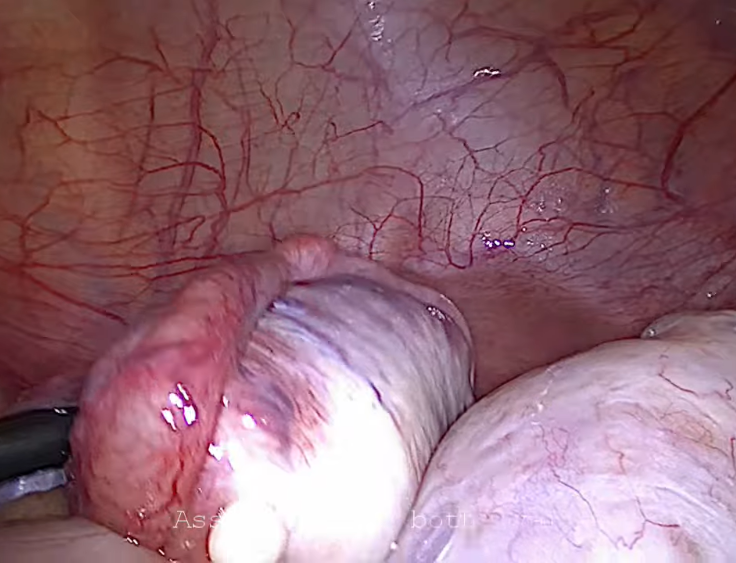
#> input picture Ovarian Cystectomy/Dr Sanket Pisat - Ovarian Cystectomy for simple ovarian cyst- intact removal [TwmRiQCywQc - 1001x563 - 0m30s].png, 736 x 563 px; its folder holds only this picture in this run
$ jupyter execute --allow-errors 'colorpalettesOvarian Cystectomy.ipynb'
#> lines starting #> are read from the running program, lines starting #| are printed output that depends on the picture; after the words box and inside, x2 and y2 are one past the last pixel; in counts of white or black regions, pixels touching at a corner belong together
[cell 1]
import os
import glob
import numpy as np
from PIL import Image
import matplotlib.pyplot as plt
from sklearn.cluster import KMeans

# ========= CONFIGURE THIS =========
IMAGE_DIR = "E:/Ovarian Cystectomy"   # <--- CHANGE THIS
N_COLORS_PER_IMAGE = 6
MAX_PIXELS_PER_IMAGE = 150_000
RANDOM_STATE = 42
# ==================================

[cell 2]
print(os.listdir(IMAGE_DIR))

[cell 3]
def load_image_pixels(path, max_pixels=MAX_PIXELS_PER_IMAGE):
#> called with max_pixels = 150000
    img = Image.open(path).convert("RGB")
    arr = np.array(img)
    pixels = arr.reshape(-1, 3).astype(np.float32)

    if len(pixels) > max_pixels:
        idx = np.random.choice(len(pixels), max_pixels, replace=False)
        pixels = pixels[idx]

    return pixels


def get_dominant_colors(pixels, n_colors=N_COLORS_PER_IMAGE):
#> called with pixels = array of shape (150000, 3), n_colors = 6
    kmeans = KMeans(
        n_clusters=n_colors,
        random_state=RANDOM_STATE,
        n_init="auto"
    )
    labels = kmeans.fit_predict(pixels)
    centers = kmeans.cluster_centers_.astype(int)
    counts = np.bincount(labels, minlength=n_colors)
#> counts = [14133, 31160, 16646, 45750, 16557, 25754]

    idx_sorted = np.argsort(-counts)
#> idx_sorted = [3, 1, 5, 2, 4, 0]
    return centers[idx_sorted], counts[idx_sorted]


def display_color_bar(colors, counts, title=None):
    total = counts.sum()
    ratios = counts / total

    bar_width = 800
    bar_height = 80
    bar = np.zeros((bar_height, bar_width, 3), dtype=np.uint8)

    start = 0
    for color, ratio in zip(colors, ratios):
        end = start + int(ratio * bar_width)
        bar[:, start:end, :] = color
        start = end
    bar[:, start:, :] = colors[-1]

    plt.figure(figsize=(8, 2))
    plt.imshow(bar)
    plt.title(title)
    plt.axis("off")
    plt.show()

[cell 4]
image_paths = sorted(glob.glob(os.path.join(IMAGE_DIR, "*.png")))
print(f"Found {len(image_paths)} PNG images.")

all_pixels = []

for path in image_paths:
    fname = os.path.basename(path)
    print("\n=== Image:", fname, "===")

    pixels = load_image_pixels(path)
    all_pixels.append(pixels)

    colors, counts = get_dominant_colors(pixels)
#> colors = [[115, 67, 71], [138, 92, 108], [87, 42, 46], [209, 177, 207], [245, 231, 248], [174, 126, 149]]; counts = [45750, 31160, 25754, 16646, 16557, 14133]

    # Print RGB + %
    total = counts.sum()
#> total = 150000
    print("Dominant colors:")
    for c, cnt in zip(colors, counts):
        pct = 100 * cnt / total
        print(f"  RGB {tuple(c)}  -> {pct:4.1f}%")
#> this loop made 6 passes
#> (c, cnt, pct) on passes 1 to 6: ([115, 67, 71], 45750, 30.5), ([138, 92, 108], 31160, 20.77), ([87, 42, 46], 25754, 17.17), ([209, 177, 207], 16646, 11.1), ([245, 231, 248], 16557, 11.04), ([174, 126, 149], 14133, 9.42)
#|   RGB (115, 67, 71)  -> 30.5%
#|   RGB (138, 92, 108)  -> 20.8%
#|   RGB (87, 42, 46)  -> 17.2%
#|   RGB (209, 177, 207)  -> 11.1%
#|   RGB (245, 231, 248)  -> 11.0%
#|   RGB (174, 126, 149)  ->  9.4%

    # Show color spectrum bar
    display_color_bar(colors, counts, title=fname)
#> in display_color_bar, `ratios = counts / total`: ratios = [0.305, 0.208, 0.172, 0.111, 0.11, 0.0942]
#> the loop in display_color_bar, `for color, ratio in zip(colors, ratios):` made 6 passes
#> (color, ratio, end, start) on passes 1 to 6: ([115, 67, 71], 0.305, 244, 244), ([138, 92, 108], 0.208, 410, 410), ([87, 42, 46], 0.172, 547, 547), ([209, 177, 207], 0.111, 635, 635), ([245, 231, 248], 0.11, 723, 723), ([174, 126, 149], 0.0942, 798, 798)
#> after the loop in display_color_bar, `for color, ratio in zip(colors, ratios):`:
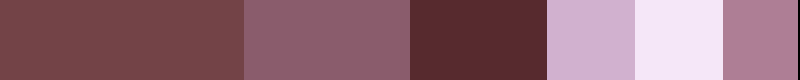
#> bar: shape (80, 800, 3); mean of channels 0, 1, 2 144.9, 103.4, 116; drawn as R, G, B
#> in display_color_bar, `bar[:, start:, :] = colors[-1]`:
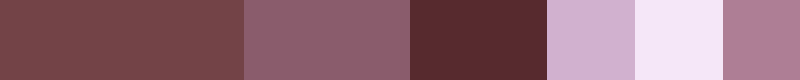
#> bar: shape (80, 800, 3); 0.25% of pixels changed, all inside (x1, y1, x2, y2) = (798, 0, 800, 80); drawn as R, G, B

[cell 5]
print("\n=== Combined Palette (All Images) ===")

all_pixels_concat = np.vstack(all_pixels)
comb_colors, comb_counts = get_dominant_colors(
    all_pixels_concat,
    n_colors=N_COLORS_PER_IMAGE
)
#> comb_colors has the same summary as colors; comb_counts = [45750, 31160, 25754, 16646, 16557, 14133]

# Print combined colors
total_comb = comb_counts.sum()
#> total_comb = 150000
for c, cnt in zip(comb_colors, comb_counts):
    pct = 100 * cnt / total_comb
    print(f"  RGB {tuple(c)} -> {pct:4.1f}%")

# Show combined palette bar
display_color_bar(comb_colors, comb_counts,
                  title="Combined Palette (All Images)")
#> the loop in display_color_bar (call 2), `for color, ratio in zip(colors, ratios):` made 6 passes

$ run again, on Ovarian Cystectomy/Dr Sanket Pisat - Ovarian Cystectomy for simple ovarian cyst- intact removal [TwmRiQCywQc - 1001x563 - 2m29s].png
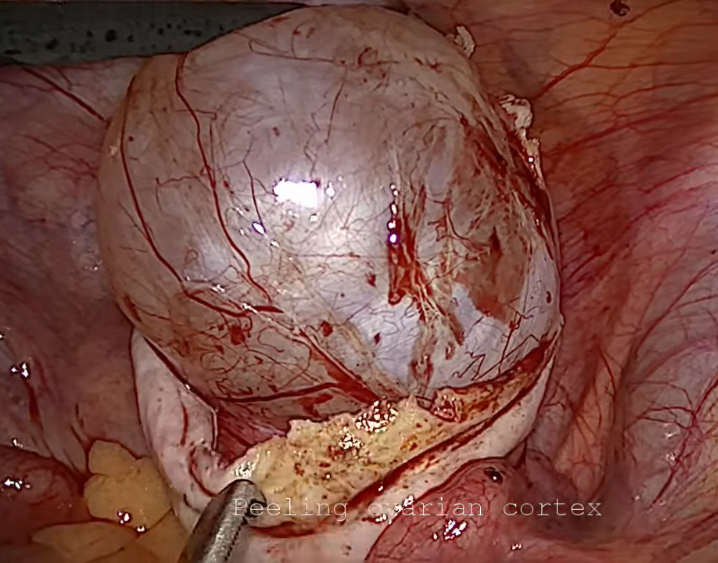
#> input picture Ovarian Cystectomy/Dr Sanket Pisat - Ovarian Cystectomy for simple ovarian cyst- intact removal [TwmRiQCywQc - 1001x563 - 2m29s].png, 718 x 563 px
#> in get_dominant_colors, `counts = np.bincount(labels, minlength=n_colors)`: counts = [39687, 19348, 4678, 23419, 48087, 14781]
#> idx_sorted = [4, 0, 3, 1, 5, 2]
#> `colors, counts = get_dominant_colors(pixels)`: colors = [[105, 49, 38], [126, 76, 65], [148, 108, 100], [67, 23, 17], [181, 147, 137], [219, 199, 198]]; counts = [48087, 39687, 23419, 19348, 14781, 4678]
#> `total = counts.sum()`: total = 150000
#> the loop `for c, cnt in zip(colors, counts):` made 6 passes
#> (c, cnt, pct) on passes 1 to 6: ([105, 49, 38], 48087, 32.06), ([126, 76, 65], 39687, 26.46), ([148, 108, 100], 23419, 15.61), ([67, 23, 17], 19348, 12.9), ([181, 147, 137], 14781, 9.85), ([219, 199, 198], 4678, 3.12)
#> (printed output is left out)
#> ratios = [0.321, 0.265, 0.156, 0.129, 0.0985, 0.0312]
#> the loop in display_color_bar, `for color, ratio in zip(colors, ratios):` made 6 passes
#> (color, ratio, end, start) on passes 1 to 6: ([105, 49, 38], 0.321, 256, 256), ([126, 76, 65], 0.265, 467, 467), ([148, 108, 100], 0.156, 591, 591), ([67, 23, 17], 0.129, 694, 694), ([181, 147, 137], 0.0985, 772, 772), ([219, 199, 198], 0.0312, 796, 796)
#> after the loop in display_color_bar, `for color, ratio in zip(colors, ratios):`:
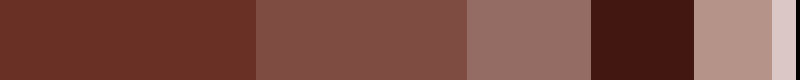
#> bar: shape (80, 800, 3); mean of channels 0, 1, 2 122.6, 75.7, 66.3; drawn as R, G, B
#> in display_color_bar, `bar[:, start:, :] = colors[-1]`:
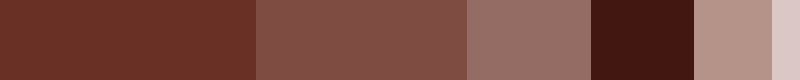
#> bar: shape (80, 800, 3); 0.5% of pixels changed, all inside (x1, y1, x2, y2) = (796, 0, 800, 80); drawn as R, G, B
#> comb_colors has the same summary as colors; comb_counts = [48087, 39687, 23419, 19348, 14781, 4678]
#> total_comb = 150000
#> the loop `for c, cnt in zip(comb_colors, comb_counts):` made 6 passes
#> (printed output is left out)
#> the loop in display_color_bar (call 2), `for color, ratio in zip(colors, ratios):` made 6 passes

$ run again, on Ovarian Cystectomy/Dr Sanket Pisat - Ovarian Cystectomy for simple ovarian cyst- intact removal [TwmRiQCywQc - 1001x563 - 3m11s].png
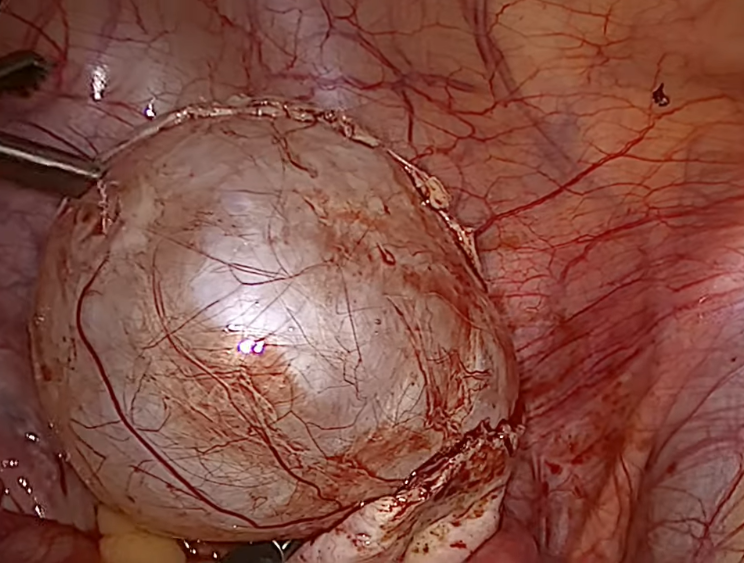
#> input picture Ovarian Cystectomy/Dr Sanket Pisat - Ovarian Cystectomy for simple ovarian cyst- intact removal [TwmRiQCywQc - 1001x563 - 3m11s].png, 744 x 563 px
#> in get_dominant_colors, `counts = np.bincount(labels, minlength=n_colors)`: counts = [33364, 14319, 4958, 35533, 15656, 46170]
#> idx_sorted = [5, 3, 0, 4, 1, 2]
#> `colors, counts = get_dominant_colors(pixels)`: colors = [[133, 73, 58], [109, 50, 40], [146, 97, 84], [171, 130, 119], [77, 22, 15], [215, 190, 191]]; counts = [46170, 35533, 33364, 15656, 14319, 4958]
#> `total = counts.sum()`: total = 150000
#> the loop `for c, cnt in zip(colors, counts):` made 6 passes
#> (c, cnt, pct) on passes 1 to 6: ([133, 73, 58], 46170, 30.78), ([109, 50, 40], 35533, 23.69), ([146, 97, 84], 33364, 22.24), ([171, 130, 119], 15656, 10.44), ([77, 22, 15], 14319, 9.55), ([215, 190, 191], 4958, 3.31)
#> (printed output is left out)
#> ratios = [0.308, 0.237, 0.222, 0.104, 0.0955, 0.0331]
#> the loop in display_color_bar, `for color, ratio in zip(colors, ratios):` made 6 passes
#> (color, ratio, end, start) on passes 1 to 6: ([133, 73, 58], 0.308, 246, 246), ([109, 50, 40], 0.237, 435, 435), ([146, 97, 84], 0.222, 612, 612), ([171, 130, 119], 0.104, 695, 695), ([77, 22, 15], 0.0955, 771, 771), ([215, 190, 191], 0.0331, 797, 797)
#> after the loop in display_color_bar, `for color, ratio in zip(colors, ratios):`:
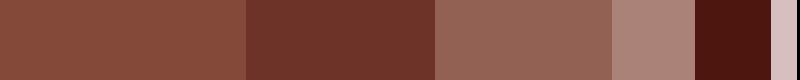
#> bar: shape (80, 800, 3); mean of channels 0, 1, 2 131, 77.5, 65.8; drawn as R, G, B
#> in display_color_bar, `bar[:, start:, :] = colors[-1]`:
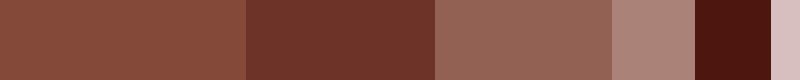
#> bar: shape (80, 800, 3); 0.38% of pixels changed, all inside (x1, y1, x2, y2) = (797, 0, 800, 80); drawn as R, G, B
#> comb_colors has the same summary as colors; comb_counts = [46170, 35533, 33364, 15656, 14319, 4958]
#> total_comb = 150000
#> the loop `for c, cnt in zip(comb_colors, comb_counts):` made 6 passes
#> (printed output is left out)
#> the loop in display_color_bar (call 2), `for color, ratio in zip(colors, ratios):` made 6 passes

$ run again, on Ovarian Cystectomy/Dr Sanket Pisat - Ovarian Cystectomy for simple ovarian cyst- intact removal [TwmRiQCywQc - 1001x563 - 3m32s].png
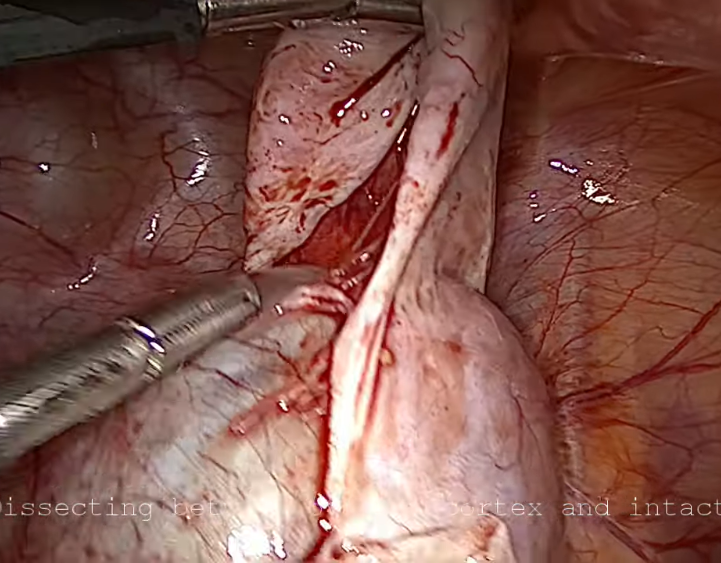
#> input picture Ovarian Cystectomy/Dr Sanket Pisat - Ovarian Cystectomy for simple ovarian cyst- intact removal [TwmRiQCywQc - 1001x563 - 3m32s].png, 721 x 563 px
#> in get_dominant_colors, `counts = np.bincount(labels, minlength=n_colors)`: counts = [42106, 15710, 19287, 27564, 35311, 10022]
#> idx_sorted = [0, 4, 3, 2, 1, 5]
#> `colors, counts = get_dominant_colors(pixels)`: colors = [[97, 50, 42], [128, 80, 70], [64, 27, 20], [164, 119, 111], [206, 163, 154], [246, 222, 211]]; counts = [42106, 35311, 27564, 19287, 15710, 10022]
#> `total = counts.sum()`: total = 150000
#> the loop `for c, cnt in zip(colors, counts):` made 6 passes
#> (c, cnt, pct) on passes 1 to 6: ([97, 50, 42], 42106, 28.07), ([128, 80, 70], 35311, 23.54), ([64, 27, 20], 27564, 18.38), ([164, 119, 111], 19287, 12.86), ([206, 163, 154], 15710, 10.47), ([246, 222, 211], 10022, 6.68)
#> (printed output is left out)
#> ratios = [0.281, 0.235, 0.184, 0.129, 0.105, 0.0668]
#> the loop in display_color_bar, `for color, ratio in zip(colors, ratios):` made 6 passes
#> (color, ratio, end, start) on passes 1 to 6: ([97, 50, 42], 0.281, 224, 224), ([128, 80, 70], 0.235, 412, 412), ([64, 27, 20], 0.184, 559, 559), ([164, 119, 111], 0.129, 661, 661), ([206, 163, 154], 0.105, 744, 744), ([246, 222, 211], 0.0668, 797, 797)
#> after the loop in display_color_bar, `for color, ratio in zip(colors, ratios):`:
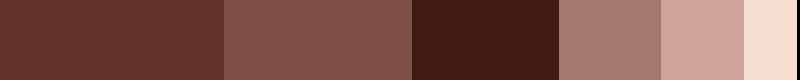
#> bar: shape (80, 800, 3); mean of channels 0, 1, 2 127.6, 84.6, 76; drawn as R, G, B
#> in display_color_bar, `bar[:, start:, :] = colors[-1]`:
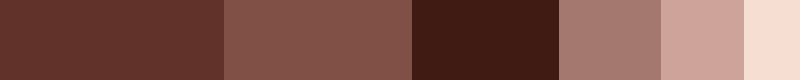
#> bar: shape (80, 800, 3); 0.38% of pixels changed, all inside (x1, y1, x2, y2) = (797, 0, 800, 80); drawn as R, G, B
#> comb_colors has the same summary as colors; comb_counts = [42106, 35311, 27564, 19287, 15710, 10022]
#> total_comb = 150000
#> the loop `for c, cnt in zip(comb_colors, comb_counts):` made 6 passes
#> (printed output is left out)
#> the loop in display_color_bar (call 2), `for color, ratio in zip(colors, ratios):` made 6 passes

$ run again, on Ovarian Cystectomy/Dr Sanket Pisat - Ovarian Cystectomy for simple ovarian cyst- intact removal [TwmRiQCywQc - 1001x563 - 0m42s].png
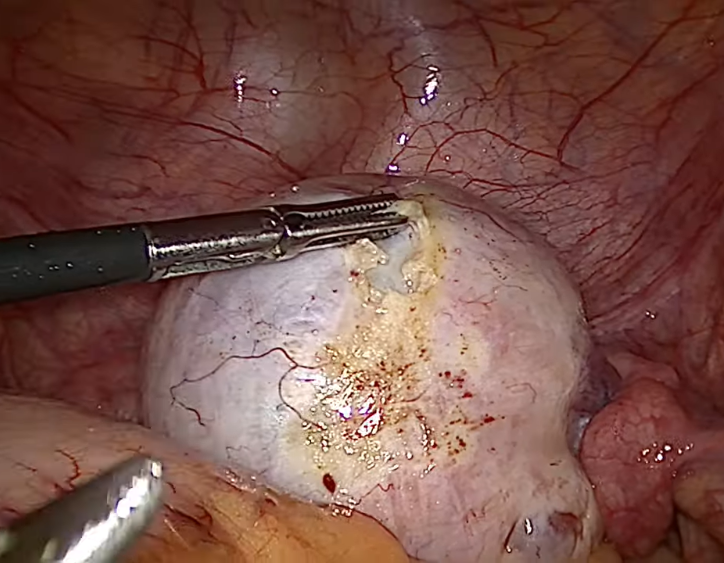
#> input picture Ovarian Cystectomy/Dr Sanket Pisat - Ovarian Cystectomy for simple ovarian cyst- intact removal [TwmRiQCywQc - 1001x563 - 0m42s].png, 724 x 563 px
#> in get_dominant_colors, `counts = np.bincount(labels, minlength=n_colors)`: counts = [25566, 16331, 46093, 38664, 19156, 4190]
#> idx_sorted = [2, 3, 0, 4, 1, 5]
#> `colors, counts = get_dominant_colors(pixels)`: colors = [[99, 54, 48], [70, 30, 24], [131, 90, 79], [164, 129, 119], [199, 173, 160], [238, 221, 212]]; counts = [46093, 38664, 25566, 19156, 16331, 4190]
#> `total = counts.sum()`: total = 150000
#> the loop `for c, cnt in zip(colors, counts):` made 6 passes
#> (c, cnt, pct) on passes 1 to 6: ([99, 54, 48], 46093, 30.73), ([70, 30, 24], 38664, 25.78), ([131, 90, 79], 25566, 17.04), ([164, 129, 119], 19156, 12.77), ([199, 173, 160], 16331, 10.89), ([238, 221, 212], 4190, 2.79)
#> (printed output is left out)
#> ratios = [0.307, 0.258, 0.17, 0.128, 0.109, 0.0279]
#> the loop in display_color_bar, `for color, ratio in zip(colors, ratios):` made 6 passes
#> (color, ratio, end, start) on passes 1 to 6: ([99, 54, 48], 0.307, 245, 245), ([70, 30, 24], 0.258, 451, 451), ([131, 90, 79], 0.17, 587, 587), ([164, 129, 119], 0.128, 689, 689), ([199, 173, 160], 0.109, 776, 776), ([238, 221, 212], 0.0279, 798, 798)
#> after the loop in display_color_bar, `for color, ratio in zip(colors, ratios):`:
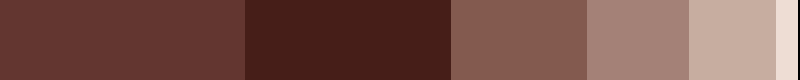
#> bar: shape (80, 800, 3); mean of channels 0, 1, 2 119.7, 80.9, 72.7; drawn as R, G, B
#> in display_color_bar, `bar[:, start:, :] = colors[-1]`:
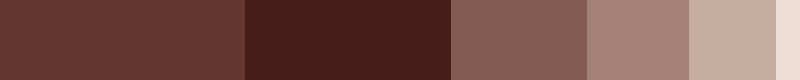
#> bar: shape (80, 800, 3); 0.25% of pixels changed, all inside (x1, y1, x2, y2) = (798, 0, 800, 80); drawn as R, G, B
#> comb_colors has the same summary as colors; comb_counts = [46093, 38664, 25566, 19156, 16331, 4190]
#> total_comb = 150000
#> the loop `for c, cnt in zip(comb_colors, comb_counts):` made 6 passes
#> (printed output is left out)
#> the loop in display_color_bar (call 2), `for color, ratio in zip(colors, ratios):` made 6 passes
